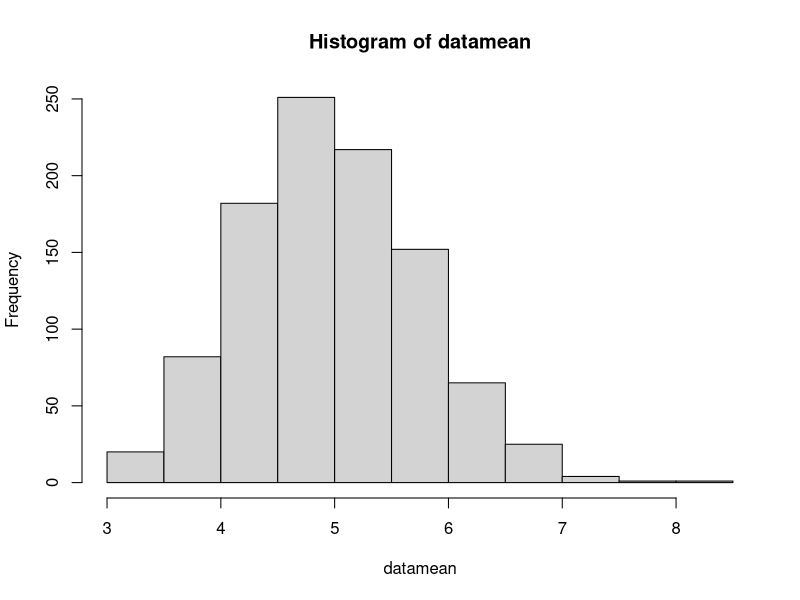
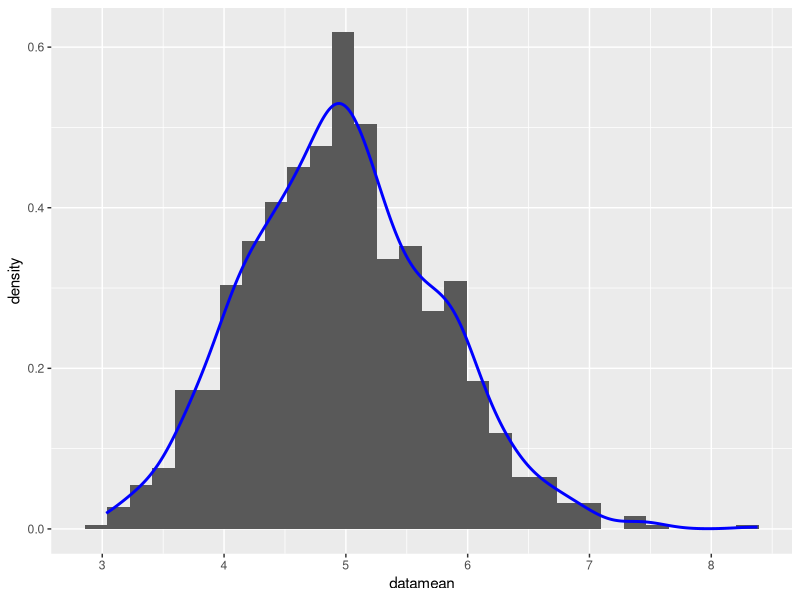
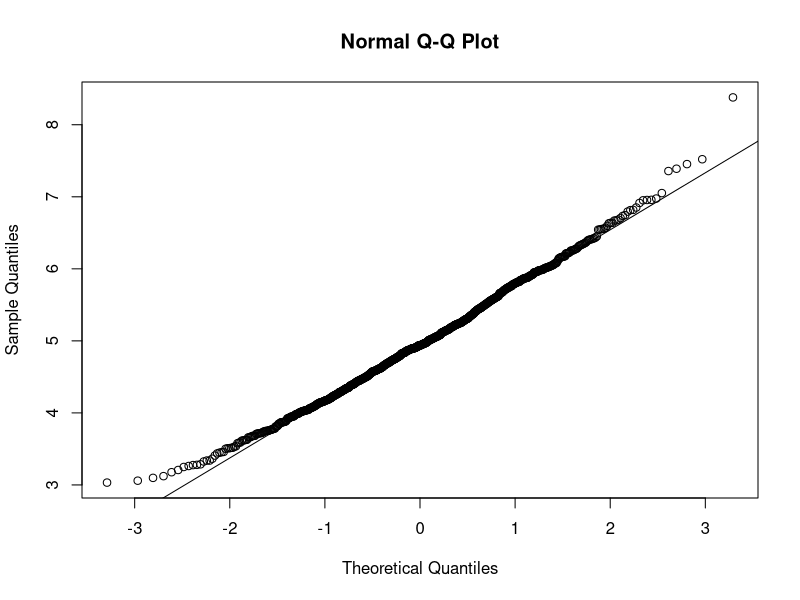

Write R code to recreate these figures, in order.
## ---- chunk 1
knitr::opts_chunk$set(echo = TRUE)
## ---- chunk 2
#parameters
lambda <- 0.2
mean <- 1/lambda
sd <- 1/lambda
n <- 40
simulations <- 1000
set.seed(12345)

#stimulation
datamatrix <- matrix(rexp(simulations * n, rate=lambda), simulations, n)
datamean <- rowMeans(datamatrix)         
         
## ---- chunk 3
hist(datamean)
## ---- chunk 4
stimulationmean <- mean(datamean)
clt_mean <- 1/lambda


stimulationvariance <- var(datamean)
clt_varieance <- (1/lambda)^2/n

## ---- chunk 5
#Mean
stimulationmean
clt_mean
## ---- chunk 6
#Variance
stimulationvariance
clt_varieance
## ---- chunk 7
library(ggplot2)

library(ggplot2)

plotdata <- data.frame(datamean);

plot <- ggplot(plotdata, aes(x =datamean))
plot <- plot + geom_histogram(aes(y=..density..),bins=30)
plot + geom_density(colour="blue", size=1)

## ---- chunk 8
stimulation_confidence_interval  <- round (mean(datamean) + c(-1,1)*1.96*sd(datamean)/sqrt(n),3)
clt_confidence_interval <- clt_mean + c(-1,1)*1.96*sqrt(clt_varieance)/sqrt(n)

stimulation_confidence_interval
clt_confidence_interval

## ---- chunk 9
qqnorm(datamean); qqline(datamean)

